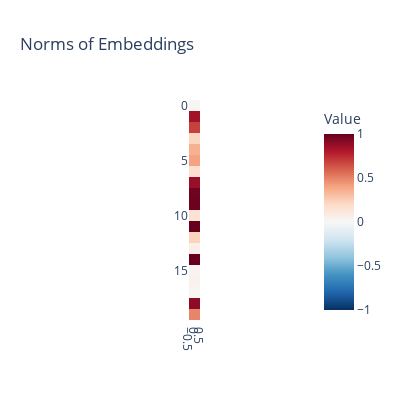
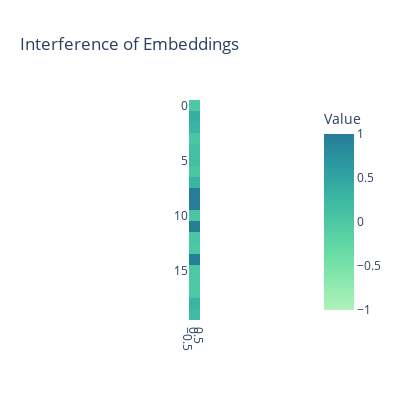

The notebook cell saved with these charts, in order:
### Code cell
encoder_w = model.encoder.weight.data

norms = torch.norm(encoder_w, dim=0)

dot_products = torch.matmul(encoder_w.t(), encoder_w)
# Square the dot products
squared_dot_products = dot_products ** 2
# Zero out the diagonal elements (self-interference)
diagonal_mask = torch.eye(encoder_w.size(1), device=encoder_w.device)
interference = squared_dot_products.masked_fill(diagonal_mask.bool(), 0)
# Sum the interference for each embedding
interference = interference.sum(dim=0)

def visualise_tensors(data, title = "", colormap = "RdBu_r"):
    data = data.detach().cpu().numpy().reshape(-1, 1)
    
    fig = px.imshow(data, color_continuous_scale=colormap, zmin=-1, zmax=1, title=title, width=400, height=400 )
    fig.update_layout(coloraxis_colorbar=dict(title="Value"))
    fig.show()

# Visualize the norm of the embeddings
visualise_tensors(norms, "Norms of Embeddings")

# Visualize the interference
visualise_tensors(interference, "Interference of Embeddings", colormap = "tealgrn")

### Figure 1 — Plotly figure (JSON) as saved in the notebook; plotly's stock layout.template omitted (floating-point values rounded to 4 significant figures)
{"data": [{"coloraxis": "coloraxis", "hovertemplate": "x: %{x}<br>y: %{y}<br>color: %{z}<extra></extra>", "name": "0", "type": "heatmap", "xaxis": "x", "yaxis": "y", "z": [[0.01037], [0.8438], [0.6885], [0.2179], [0.3546], [0.4015], [0.1641], [0.869], [0.9763], [0.9834], [0.15], [1.062], [0.2276], [0.06449], [1.001], [0.03015], [0.04267], [0.02471], [0.8978], [0.4925]]}], "layout": {"coloraxis": {"cmax": 1, "cmin": -1, "colorbar": {"title": {"text": "Value"}}, "colorscale": [[0, "rgb(5,48,97)"], [0.1, "rgb(33,102,172)"], [0.2, "rgb(67,147,195)"], [0.3, "rgb(146,197,222)"], [0.4, "rgb(209,229,240)"], [0.5, "rgb(247,247,247)"], [0.6, "rgb(253,219,199)"], [0.7, "rgb(244,165,130)"], [0.8, "rgb(214,96,77)"], [0.9, "rgb(178,24,43)"], [1, "rgb(103,0,31)"]]}, "height": 400, "title": {"text": "Norms of Embeddings"}, "width": 400, "xaxis": {"anchor": "y", "constrain": "domain", "domain": [0, 1], "scaleanchor": "y"}, "yaxis": {"anchor": "x", "autorange": "reversed", "constrain": "domain", "domain": [0, 1]}}}

### Figure 2 — Plotly figure (JSON) as saved in the notebook; plotly's stock layout.template omitted (floating-point values rounded to 4 significant figures)
{"data": [{"coloraxis": "coloraxis", "hovertemplate": "x: %{x}<br>y: %{y}<br>color: %{z}<extra></extra>", "name": "0", "type": "heatmap", "xaxis": "x", "yaxis": "y", "z": [[0.0001612], [0.3784], [0.2847], [0.04743], [0.1177], [0.142], [0.02978], [0.321], [1.077], [0.9702], [0.02388], [1.077], [0.05148], [0.004493], [0.9702], [0.001101], [0.001998], [0.0007194], [0.2933], [0.1934]]}], "layout": {"coloraxis": {"cmax": 1, "cmin": -1, "colorbar": {"title": {"text": "Value"}}, "colorscale": [[0, "rgb(176, 242, 188)"], [0.1667, "rgb(137, 232, 172)"], [0.3333, "rgb(103, 219, 165)"], [0.5, "rgb(76, 200, 163)"], [0.6667, "rgb(56, 178, 163)"], [0.8333, "rgb(44, 152, 160)"], [1, "rgb(37, 125, 152)"]]}, "height": 400, "title": {"text": "Interference of Embeddings"}, "width": 400, "xaxis": {"anchor": "y", "constrain": "domain", "domain": [0, 1], "scaleanchor": "y"}, "yaxis": {"anchor": "x", "autorange": "reversed", "constrain": "domain", "domain": [0, 1]}}}
